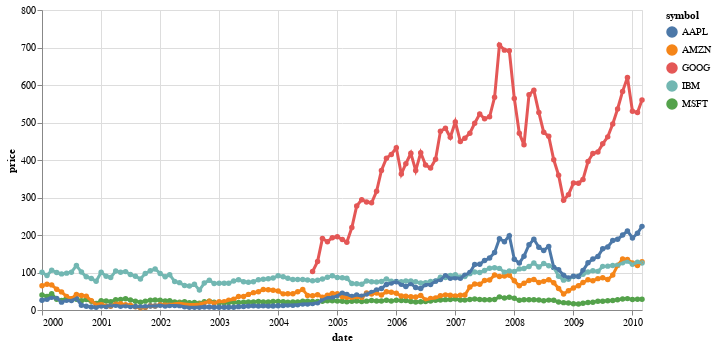

Write notebook code for a chart like this one.
### Code cell
import altair as alt
from vega_datasets import data

source = data.stocks()

highlight = alt.selection(type='single', on='mouseover',
                          fields=['symbol'], nearest=True)

base = alt.Chart(source).encode(
    x='date:T',
    y='price:Q',
    color='symbol:N'
)

points = base.mark_circle().encode(
    opacity=alt.value(1)
).add_selection(
    highlight
).properties(
    width=600
)

lines = base.mark_line().encode(
    size=alt.condition(~highlight, alt.value(1), alt.value(3))
)

points + lines

### Figure 1 — Vega-Lite specification as saved in the notebook (floating-point values rounded to 4 significant figures; data arrays with more than 128 entries replaced by an {"elided": "..."} marker saying what was removed)
{"config": {"view": {"continuousWidth": 400, "continuousHeight": 300}}, "layer": [{"mark": "circle", "encoding": {"color": {"field": "symbol", "type": "nominal"}, "opacity": {"value": 1}, "x": {"field": "date", "type": "temporal"}, "y": {"field": "price", "type": "quantitative"}}, "selection": {"selector001": {"type": "single", "on": "mouseover", "fields": ["symbol"], "nearest": true}}, "width": 600}, {"mark": "line", "encoding": {"color": {"field": "symbol", "type": "nominal"}, "size": {"condition": {"value": 1, "selection": {"not": "selector001"}}, "value": 3}, "x": {"field": "date", "type": "temporal"}, "y": {"field": "price", "type": "quantitative"}}}], "data": {"name": "data-96e857a61c6b623bafe23440d582a500"}, "$schema": "https://vega.github.io/schema/vega-lite/v4.17.0.json", "datasets": {"data-96e857a61c6b623bafe23440d582a500": {"elided": "560 records"}}}
